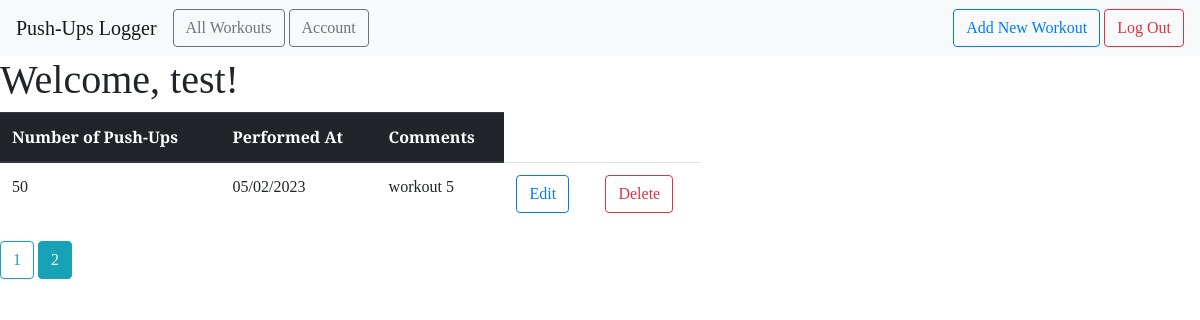
The app's page /all?page=2 (signed in) with its own data.
### PUSHUPS_LOGGER/model/user.py (models this page shows, shortened)
class User(sql_db.Model, UserMixin):
    user_id = sql_db.Column(sql_db.Integer, primary_key=True)
    email = sql_db.Column(sql_db.String(100), unique=True)
    name = sql_db.Column(sql_db.String(100))
    password = sql_db.Column(sql_db.String(100))
    workouts = sql_db.relationship('Workout', backref='author', lazy=True)

### PUSHUPS_LOGGER/model/workout.py (models this page shows, shortened)
class Workout(sql_db.Model):
    workout_id = sql_db.Column(sql_db.Integer, primary_key=True)
    pushups_count = sql_db.Column(sql_db.Integer, nullable=False)
    comments = sql_db.Column(sql_db.Text, nullable=False)
    created_date = sql_db.Column(sql_db.Date, default=datetime.now, nullable=False)
    user_id = sql_db.Column(sql_db.Integer, sql_db.ForeignKey('user.user_id'), nullable=False)

### PUSHUPS_LOGGER/workout.py (the view)
@workout.route("/all")
@login_required
def all_workouts():
    page = request.args.get("page", 1, type=int)
    user = User.query.get_or_404(current_user.user_id)
    workouts = Workout.query.filter_by(author=user).paginate(page=page, per_page=5)
    return render_template("all_workouts.html", workouts=workouts)

### PUSHUPS_LOGGER/__init__.py (called while the page is built)
def create_app():
    app = Flask(__name__)
    app.config['SECRET_KEY'] = 'secret-key-goes-here'
    app.config['SQLALCHEMY_DATABASE_URI'] = 'sqlite:///sql_db.sqlite'
    sql_db.init_app(app)
    login_manager = LoginManager()
    login_manager.login_view = 'auth.signin'
    login_manager.init_app(app)
    from .model import User
    @login_manager.user_loader
    def load_user(user_id):
        return User.query.get(int(user_id))
    from .main import main as main_blueprint
    app.register_blueprint(main_blueprint)
    from .auth import auth as auth_blueprint
    app.register_blueprint(auth_blueprint)
    from .workout import workout as workout_blueprint
    app.register_blueprint(workout_blueprint)
    return app

### PUSHUPS_LOGGER/templates/all_workouts.html
{% extends "base.html" %} {% block head %} {{ super() }}
<link rel="stylesheet" href="{{ url_for('static', filename= 'extended_beauty.css') }}" />
{% endblock %} {% block content %}
<h1>
    Welcome, {{ current_user.name }}!
</h1>
<div>
    <table class="table table-hover" style="width: 700px;">
        <thead class="thead-dark">
            <tr>
                <th scope="col">Number of Push-Ups</th>
                <th scope="col">Performed At</th>
                <th scope="col">Comments</th>
            </tr>
        </thead>
        <tbody>
            {% for workout in workouts.items %}
            <tr>
                <td>{{ workout.pushups_count }}</td>
                <td>{{ workout.created_date.strftime('%m/%d/%Y') }}</td>
                <td>{{ workout.comments }}</td>
                <td>
                    <a href="{{ url_for('workout.update_workout', workout_id=workout.workout_id) }}"
                        class="btn btn-outline-primary" role="button">
                        Edit
                    </a>
                </td>
                <td>
                    <a href="{{ url_for('workout.delete_workout', workout_id=workout.workout_id) }}"
                        class="btn btn-outline-danger" role="button">
                        Delete
                    </a>
                </td>
            </tr>
            {% endfor %}
        </tbody>
    </table>
    {% for page_num in workouts.iter_pages(left_edge=1, right_edge=1, left_current=1, right_current=1) %}
    {% if page_num %} {% if workouts.page == page_num %}
    <a href="{{ url_for('workout.all_workouts', page=page_num) }}" class="btn btn-info mb-4"> {{page_num}} </a>
    {% else %}
    <a href="{{ url_for('workout.all_workouts', page=page_num) }}" class="btn btn-outline-info mb-4">
        {{page_num}} </a>
    {% endif %} {% else %} ... {% endif %} {% endfor %}
</div>
{% endblock %}

### PUSHUPS_LOGGER/static/css/beauty.css (style rules this page uses)
* { font-family: "Arvo", serif; }

### PUSHUPS_LOGGER/static/css/extended_beauty.css (style rules this page uses)
h1, h2, h4, p { font-family: "Arvo", serif; }

### records on screen
User: name "test"
Workout: pushups_count "50", created_date "05/02/2023", comments "workout 5"

### other values on screen
{{ page_num }} "1"
{{ page_num }} "2"
